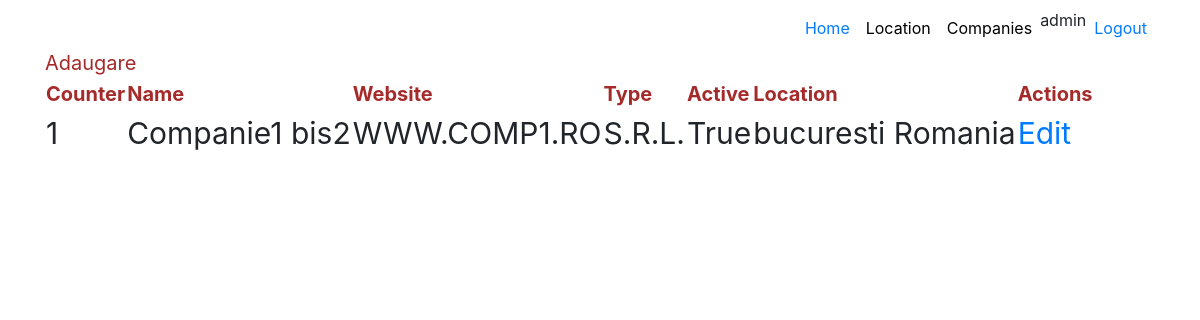
/companies/ (signed in), run on the app's committed database.
### aplicatie2/models.py (models this page shows, shortened)
class Companies(models.Model):
    name = models.CharField(max_length=50)
    website = models.CharField(max_length=100)
    type = models.CharField(max_length=10, choices=companies_choices)
    active = models.BooleanField(default=True)
    location = models.ForeignKey(Location, on_delete=models.CASCADE)

### aplicatie1/models.py (models this page shows, shortened)
class Location(models.Model):
    country = models.CharField(max_length=100)
    city = models.CharField(max_length=100)

### aplicatie2/views.py (the view)
# urls.py: path('', views.HomeIndex.as_view(), name="home"),
class HomeIndex(LoginRequiredMixin, ListView):
    model = Companies
    template_name = 'aplicatie2/companies_index.html'
    context_object_name = 'all_companies'

### templates/aplicatie2/companies_index.html
{% extends 'base.html' %}
{% block content %}
    <br>
    <br>
    <a href="{% url 'aplicatie2:adaugare' %}" class="header_style">Adaugare</a>
    <table id="id_tabel">
        <thead class="header_style">
        <th>Counter</th>
        <th>Name</th>
        <th>Website</th>
        <th>Type</th>
        <th>Active</th>
        <th>Location</th>
        <th>Actions</th>
        </thead>
        <tbody>
        {% for item in all_companies %}
            <tr>
                <td>{{ forloop.counter }}</td>
                <td>{{ item.name }}</td>
                <td>{{ item.website|upper }}</td>
                <td>{{ item.type }}</td>
                <td>{{ item.active }}</td>
                <td>{{ item.location.city }} {{ item.location.country }}</td>
                <td><a href="{% url 'aplicatie2:modificare' item.id %}">Edit</a></td>
            </tr>
        {% endfor %}
        </tbody>
    </table>
{% endblock %}

### templates/base.html (shortened to what this page needs)
<!DOCTYPE html>
<html lang="en">
<head>
    {% load static %}
    <link rel="stylesheet" href="https://maxcdn.bootstrapcdn.com/bootstrap/4.0.0/css/bootstrap.min.css"
>
    <link href="{% static 'css/style.css' %}" rel="stylesheet">
</head>
<body class="about-us">
<nav class="navbar navbar-expand-lg fixed-top navbar-transparent nav-down" color-on-scroll="200">
    <div class="container">
        <div class="collapse navbar-collapse">
            <ul class="navbar-nav ml-auto">
                <li class="nav-item">
                    <a class="nav-link" href="#">
                        Home
                    </a>
                </li>
                <li class="nav-item">
                    <a href="{% url 'aplicatie1:home' %}" class="nav-link" style="color:black">
                        Location
                    </a>
                </li>
                <li class="nav-item">
                    <a href="{% url 'aplicatie2:home' %}" class="nav-link" style="color:black">
                        Companies
                    </a>
                </li>
                {% if request.user.is_authenticated %}
                    <li class="nav-item">
                        <a>{{ request.user.username }}</a>
                    </li>
                {% endif %}
                {% if request.user.is_authenticated == True %}
                    <li class="nav-item">
                        <a href="{% url 'logout' %}" class="nav-link">
                            Logout
                        </a>
                    </li>
                {% endif %}
            </ul>
        </div>
    </div>
</nav>
<div class="page-header page-header-small">
    <div class="content-center">
        <div class="container">
            {% block content %}
            {% endblock %}
        </div>
    </div>
</div>
</body>
</html>

### static/css/style.css (style rules this page uses)
.header_style { font-size: 20px; color: brown; }
#id_tabel { font-size: 30px; }

### data on the page
Companies: name "Companie1 bis2", website "WWW.COMP1.RO", type "S.R.L.", active "True", location.city "bucuresti", location.country "Romania"

### other printed values
{{ request.user.username }} "admin"
